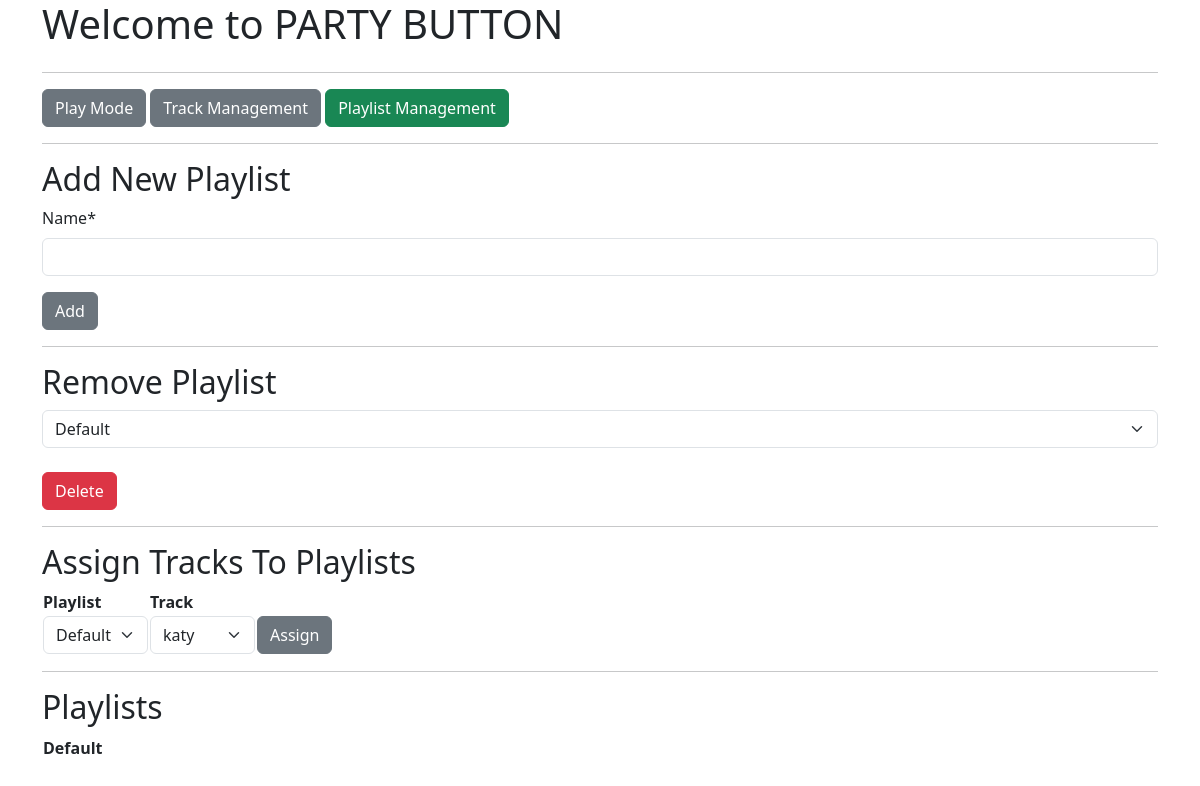
The app's page /playlists/, older data.
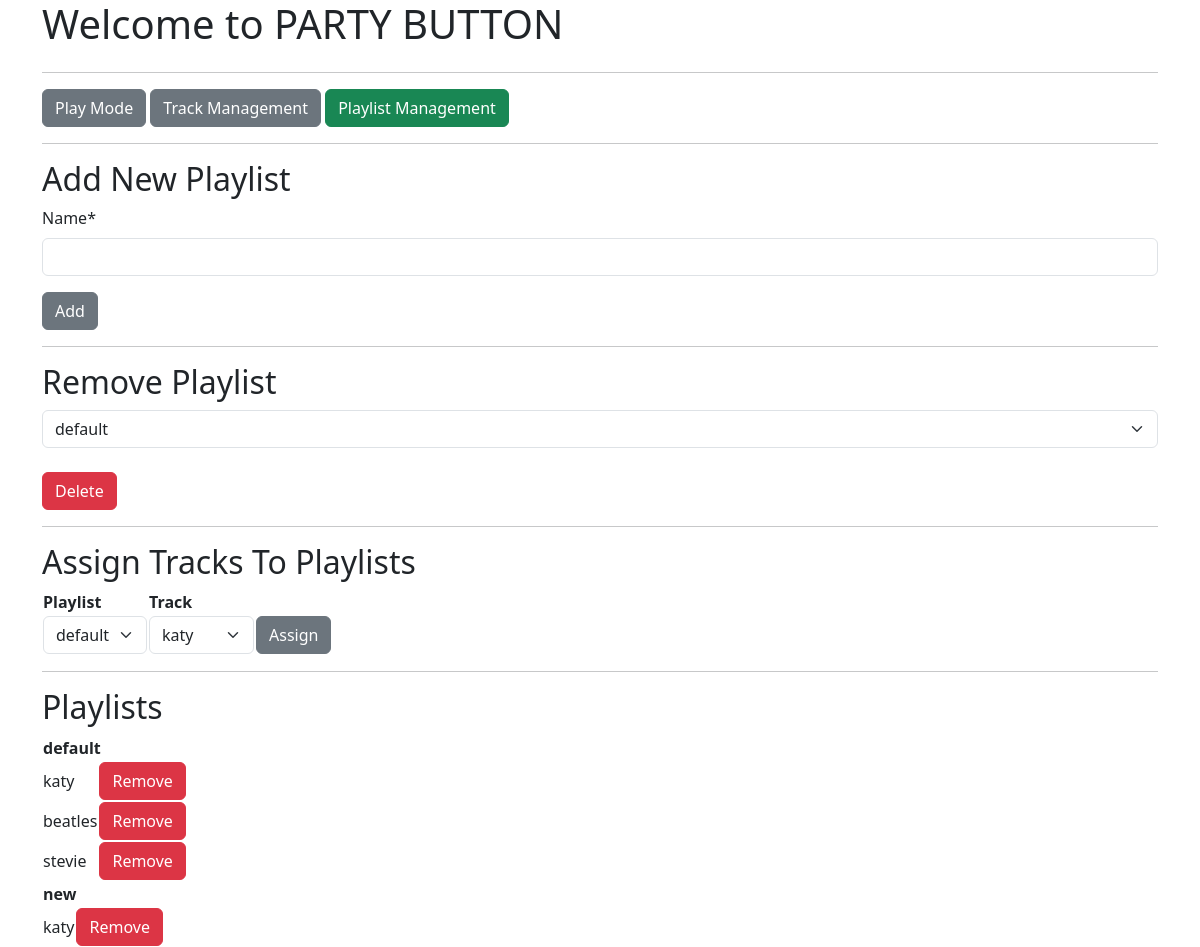
The same page, newer data.
### mp3_manager/models.py (models this page shows, shortened)
class Playlist(models.Model):
    name = models.CharField(max_length=256)
    class Meta:
        ordering = ["name"]
    def __str__(self):
        return self.name

class Track(models.Model):
    name = models.CharField(max_length=200, blank=False, null=False)
    mp3_file = models.FileField(upload_to="uploads", blank=False, null=False)
    mp3_length = models.IntegerField(blank=True, null=True)
    minutes = models.IntegerField(blank=False, null=False, validators=[MinValueValidator(0),
                                                                       MaxValueValidator(600)])
    seconds = models.IntegerField(blank=False, null=False, validators=[MinValueValidator(0),
                                                                       MaxValueValidator(60)])
    solo = models.BooleanField(blank=False, null=False, default=False)
    play_full = models.BooleanField(blank=False, null=False,
                                    default=False)
    override_playtime = models.BooleanField(blank=False, null=False,
                                            default=False)
    playtime_seconds = models.IntegerField(blank=False, null=False,
                                           default=0,
                                           validators=[MinValueValidator(0),
                                                       MaxValueValidator(600)])
    playlists = models.ManyToManyField(Playlist)
    def __str__(self):
        return self.name

### mp3_manager/views.py (the view, shortened to what this page needs)
# urls.py: path("playlists/", views.PlaylistManagement.as_view(), name="playlists"),
class PlaylistManagement(generic.ListView, FormMixin):
    template_name = "mp3_manager/playlist.html"
    context_object_name = "playlist_list"
    model = Playlist
    form_class = PlaylistForm
    def get(self, request):
        playlist_list = self.get_queryset()
        tracklist = Track.objects.all()
        return render(request, self.template_name,
                      {"playlist_list": playlist_list,
                       "tracklist": tracklist,
                       "playlistform": PlaylistForm})

### mp3_manager/templates/mp3_manager/playlist.html (shortened to what this page needs)
{% extends "./base.html" %}
{% load crispy_forms_tags %}
{% block content %}
  <div class="row">
    <div class="col">
      <a href="/"><button type="button" class="btn btn-secondary">Play Mode</button></a>&nbsp;<a  href="/tracks"><button type="button" class="btn btn-secondary">Track Management</button></a>&nbsp;<a href="/playlists"><button type="button" class="btn btn-success">Playlist Management</button></a>
    </div>
  </div>
  <hr>
    <div class="row">
        <div class="col">
           <h2>Add New Playlist</h2>
           <form id="addplaylist_form" id="addplaylist_form" action={% url 'mp3_manager:addplaylist' %} method="post" enctype="multipart/form-data">
            {{ playlistform|crispy }}
            <input class="btn btn-secondary" type="submit" form="addplaylist_form" value="Add" id="addplaylist_submit" name="addplaylist_submit"></input>
           </form>
        </div>
    </div>
    <hr />
    <div class="row">
      <div class="col">
         <h2>Remove Playlist</h2>
         <form id="removeplaylist_form" id="removeplaylist_form" action={% url 'mp3_manager:removeplaylist' %} method="post" enctype="multipart/form-data">
          <select  class="form-select"  id="playlist_selection" name="playlist_selection">
          {% for playlist in playlist_list %}
            <option value="{{ playlist.pk }}">{{ playlist }}</option>
          {% endfor %}
          </select><br>
        <input class="btn btn-danger" type="submit" form="removeplaylist_form" value="Delete" id="removeplaylist_submit" name="removeplaylist_submit"></input>
         </form>
      </div>
    </div>
    <hr />
    <div class="row">
        <div class="col">
          <h2>Assign Tracks To Playlists</h2>
          <form id="assignplaylist_form" id="assignplaylist_form" action={% url 'mp3_manager:assignplaylist' %} method="post" enctype="multipart/form-data">
            <table>
              <tr><th>Playlist</th><th>Track</th><th></th></tr>
              <tr>
                <td>
                  <select class="form-select" id="playlist_selection" name="playlist_selection">
                    {% for playlist in playlist_list %}
                      <option value="{{ playlist.pk }}">{{ playlist }}</option>
                    {% endfor %}
                    </select>
                </td>
                <td>
                  <select class="form-select" id="track_selection" name="track_selection">
                    {% for track in tracklist %}
                      <option value="{{ track.pk }}">{{ track }}</option>
                    {% endfor %}
                    </select>
                </td>
                <td><input class="btn btn-secondary" type="submit" form="assignplaylist_form" value="Assign" id="assignplaylist_submit" name="assignplaylist_submit"></input></td>
              </tr>
            </table>
          </form>
          </div>
    </div>
    <hr />
    <div class="row">
        <div class="col">
          <h2>Playlists</h2>
          {% for playlist in playlist_list %}
            <table>
              <tr><th colspan="2">{{ playlist }}</th></tr>
                  {% for track in playlist.track_set.all %}
                  <tr>
                    <form id="unassignplaylist_form_{{ playlist.pk }}_{{ track.pk }}" id="unassignplaylist_update_{{ playlist.pk }}_{{ track.pk }}" action={% url 'mp3_manager:unassignplaylist' %} method="post" enctype="multipart/form-data">
                    <td>{{ track }}</td>
                    <td>
                      <input class="btn btn-danger" type="submit" form="unassignplaylist_form_{{ playlist.pk }}_{{ track.pk }}" value="Remove" id="unassignplaylist_submit_{{ playlist.pk }}_{{ track.pk }}" name="unassignplaylist_submit_{{ playlist.pk }}_{{ track.pk }}"></input></td>
                    </form>
                  </tr>
                  {% endfor %}
            </table>
          {% endfor %}
        </div>
    </div>
{% endblock %}

Row changes from the older to the newer data that the page shows:
removed Playlist: name "Default"
added Playlist: name "default"
now on this page (row unchanged): Track: name "katy"
now on this page (row unchanged): Track: name "beatles", shown under "default"
now on this page (row unchanged): Track: name "stevie", shown under "default"
added Playlist: name "new"
Text that changed along with them:
form field playlist_selection: "Default" → "default"
